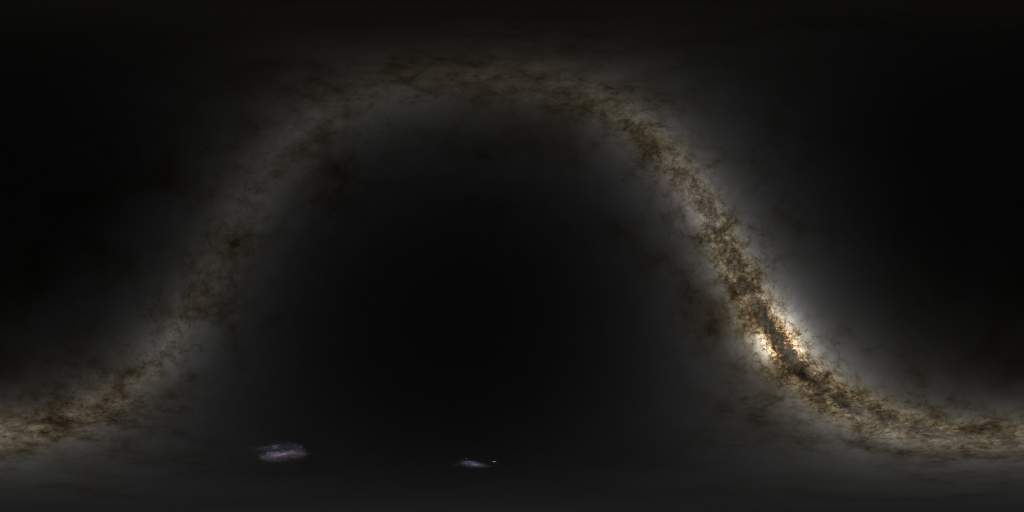
#> input picture assets/sky/delta_cephei.jpg, 2048 x 1024 px (shown at 1/2 size)
$ python -i prepare_textures.py   (imports and definitions only)
#> lines starting #> are read from the running program, lines starting #| are printed output that depends on the picture; after the words box and inside, x2 and y2 are one past the last pixel; in counts of white or black regions, pixels touching at a corner belong together
#> further down, picture is the input picture: PIL image 2048x1024 RGB; mean R, G, B 26.4, 25.5, 23.2
"""Downscale global surface maps to equirectangular textures for assets/textures/.

Sources and conventions are listed in assets/textures/SOURCES.md. Download the
originals there first, then:

    python prepare_textures.py <source_dir> <output_dir> [width]

Expected file names in <source_dir> (the default is 2048 px wide):
    PIA07782.jpg  -> jupiter.jpg
    world.200407.3x5400x2700.jpg -> earth.jpg
    lroc_color_poles_2k.tif      -> moon.jpg
    io.tif        -> io.jpg
    europa.tif    -> europa.jpg
    ganymede.tif  -> ganymede.jpg
    callisto.tif  -> callisto.jpg
    MI_170630_DLR_basemap_degrees.tif (from Cassini_DLR_Mimas.zip) -> mimas.jpg
    Enceladus_Cassini_ISS_Global_Mosaic_100m_HPF.tif -> enceladus.jpg
    Tethys_Cassini_mosaic_global_293m.tif            -> tethys.jpg
    Dione_Cassini_Voyager_mosaic_global_154m.tif     -> dione.jpg
    Rhea_Cassini_Voyager_mosaic_global_417m.tif      -> rhea.jpg
    Iapetus_Cassini_Voyager_mosaic_global_783m.tif   -> iapetus.jpg
    ura1vuu2.tif .. ura5vuu2.tif (JPL Solar System Simulator) -> ariel, umbriel,
                                                    titania, oberon, miranda.jpg
    Triton_Voyager2_ClrMosaic_GlobalFill_600m.tif    -> triton.jpg
    Pluto_NewHorizons_Global_Mosaic_300m_Jul2017_8bit.tif  -> pluto.jpg
    Charon_NewHorizons_Global_Mosaic_300m_Jul2017_8bit.tif -> charon.jpg
    Mercury_MESSENGER_mosaic_global_250m_2013.tif    -> mercury.jpg
    Mars_Viking_ClrMosaic_global_925m.tif            -> mars.jpg
    m1phobosm.fit (PDS SBN, Thomas shape models)     -> phobos.jpg
    amalcyl.jpg (PDS SBN, Stooke small bodies maps)  -> amalthea.jpg (tinted)
    Vesta_Dawn_FC_HAMO_Mosaic_Global_74ppd.tif       -> vesta.jpg
    Ceres_Dawn_FC_DLR_global_20ppd_Oct2015.tif       -> ceres.jpg
    m2deimosm.fit (PDS SBN, Thomas shape models)     -> deimos.jpg
    Venus_Magellan_C3-MDIR_Colorized_Global_Mosaic_4641m.tif -> venus.jpg
    Titan_ISS_P19658_Mosaic_Global_4km.tif           -> titan.jpg

Night lights (gray, 4096 px wide whatever the width argument):
    BlackMarble_2016_3km_gray.jpg (NASA Black Marble 2016) -> earth_night.jpg

Requires Pillow (and numpy for the night lights). The USGS mosaics are 100-200
MB GeoTIFFs (up to ~190 Mpx), so the decompression-bomb guard is disabled and
images are pre-reduced by an integer factor before the final Lanczos resize.
"""

import os
import sys

from PIL import Image, ImageChops, ImageFilter, ImageMath, ImageStat

Image.MAX_IMAGE_PIXELS = None

# (source, output, gap filling[, tint]): False for complete maps (filling would mistake
# genuinely dark pixels, e.g. polar ocean on Earth, for missing data), 'polar' for
# USGS mosaics with small polar gaps, 'unimaged' for maps with large unimaged
# areas (the Uranian moons' and Triton's northern hemispheres, Pluto and Charon
# south of ~30 S). ('unimaged', {...}) passes options to fill_unimaged: the
# Uranian maps have dark shading spikes along the limit and no genuinely black
# terrain, so everything darker than 40 counts as unimaged there.
MAPS = [
    ('PIA07782.jpg', 'jupiter.jpg', False),
    ('io.tif', 'io.jpg', 'polar'),
    ('europa.tif', 'europa.jpg', 'polar'),
    ('ganymede.tif', 'ganymede.jpg', 'polar'),
    ('callisto.tif', 'callisto.jpg', 'polar'),
    ('world.200407.3x5400x2700.jpg', 'earth.jpg', False),
    ('lroc_color_poles_2k.tif', 'moon.jpg', False),
    ('MI_170630_DLR_basemap_degrees.tif', 'mimas.jpg', 'polar'),
    ('Enceladus_Cassini_ISS_Global_Mosaic_100m_HPF.tif', 'enceladus.jpg', 'polar'),
    ('Tethys_Cassini_mosaic_global_293m.tif', 'tethys.jpg', 'polar'),
    ('Dione_Cassini_Voyager_mosaic_global_154m.tif', 'dione.jpg', 'polar'),
    ('Rhea_Cassini_Voyager_mosaic_global_417m.tif', 'rhea.jpg', 'polar'),
    ('Iapetus_Cassini_Voyager_mosaic_global_783m.tif', 'iapetus.jpg', 'polar'),
    ('ura1vuu2.tif', 'ariel.jpg', ('unimaged', {'max_value': 40})),
    ('ura2vuu2.tif', 'umbriel.jpg', ('unimaged', {'max_value': 40})),
    ('ura3vuu2.tif', 'titania.jpg', ('unimaged', {'max_value': 40})),
    ('ura4vuu2.tif', 'oberon.jpg', ('unimaged', {'max_value': 40})),
    ('ura5vuu2.tif', 'miranda.jpg', ('unimaged', {'max_value': 40})),
    ('Triton_Voyager2_ClrMosaic_GlobalFill_600m.tif', 'triton.jpg', 'unimaged'),
    ('Pluto_NewHorizons_Global_Mosaic_300m_Jul2017_8bit.tif', 'pluto.jpg', 'unimaged'),
    ('Charon_NewHorizons_Global_Mosaic_300m_Jul2017_8bit.tif', 'charon.jpg', 'unimaged'),
    ('Mercury_MESSENGER_mosaic_global_250m_2013.tif', 'mercury.jpg', 'polar'),
    ('Mars_Viking_ClrMosaic_global_925m.tif', 'mars.jpg', False),
    ('m1phobosm.fit', 'phobos.jpg', 'unimaged'),
    ('Vesta_Dawn_FC_HAMO_Mosaic_Global_74ppd.tif', 'vesta.jpg', False),
    ('Ceres_Dawn_FC_DLR_global_20ppd_Oct2015.tif', 'ceres.jpg', 'polar'),
    ('m2deimosm.fit', 'deimos.jpg', 'unimaged'),
    ('Venus_Magellan_C3-MDIR_Colorized_Global_Mosaic_4641m.tif', 'venus.jpg', False),
    ('Titan_ISS_P19658_Mosaic_Global_4km.tif', 'titan.jpg', False),
    # Stooke's airbrushed shaded relief of Amalthea (gray): tinted with the scene color.
    ('amalcyl.jpg', 'amalthea.jpg', False, '#9c5a43'),
]

# Maps of emitted light: (source, output, width).
LIGHT_MAPS = [
    ('BlackMarble_2016_3km_gray.jpg', 'earth_night.jpg', 4096),
]


# [32 lines left out: function fill_polar_gaps, not called in this run]


def fill_unimaged(img, max_value=2, rim=15, radius_fraction=0.02, blend=0.3):
    """Fills large no-data areas (pure black) with what is known nearby, fading
    into the map's mean brightness farther away, so that an unimaged hemisphere
    renders as a plain surface instead of a black cap. Normalized convolution:
    blur(image * mask) / blur(mask) is the local mean of the valid pixels."""
#> called with max_value = 2, rim = 15, radius_fraction = 0.02, blend = 0.3
    w, h = img.size
#> w = 2048; h = 1024
    mask = img.convert('L').point(lambda v: 255 if v > max_value else 0)
#> mask: PIL image 2048x1024 L; every value is 255
    # Close isolated black specks inside the imaged area (e.g. Pluto's dark
    # Cthulhu), then drop the dark, ragged rim along the limit of the imaging.
    mask = mask.filter(ImageFilter.MaxFilter(7)).filter(ImageFilter.MinFilter(7))
    mask = mask.filter(ImageFilter.MinFilter(rim))
    radius = max(2, int(w * radius_fraction))
#> radius = 40
    blurred_mask = mask.filter(ImageFilter.GaussianBlur(radius))
    mean = [int(round(v)) for v in ImageStat.Stat(img, mask).mean]
#> mean = [26, 25, 23]
    bands = []
    for band, m in zip(img.split(), mean):
        known = ImageChops.multiply(band, mask).filter(ImageFilter.GaussianBlur(radius))
        local = ImageMath.lambda_eval(
            lambda a: a['convert'](a['min'](a['k'] * 255 / a['max'](a['bm'], 1), 255), 'L'),
            k=known, bm=blurred_mask)
        # Weight of the local estimate: 1 where enough valid pixels are near, 0 far away.
        weight = blurred_mask.point(lambda v: min(255, int(v / blend)))
        bands.append(Image.composite(local, Image.new('L', (w, h), m), weight))
#> this loop made 3 passes
#> m on passes 1 to 3: 26, 25, 23
#> pass 1, in fill_unimaged, `known = ImageChops.multiply(band, mask).filter(ImageFilter.GaussianBlu..`:
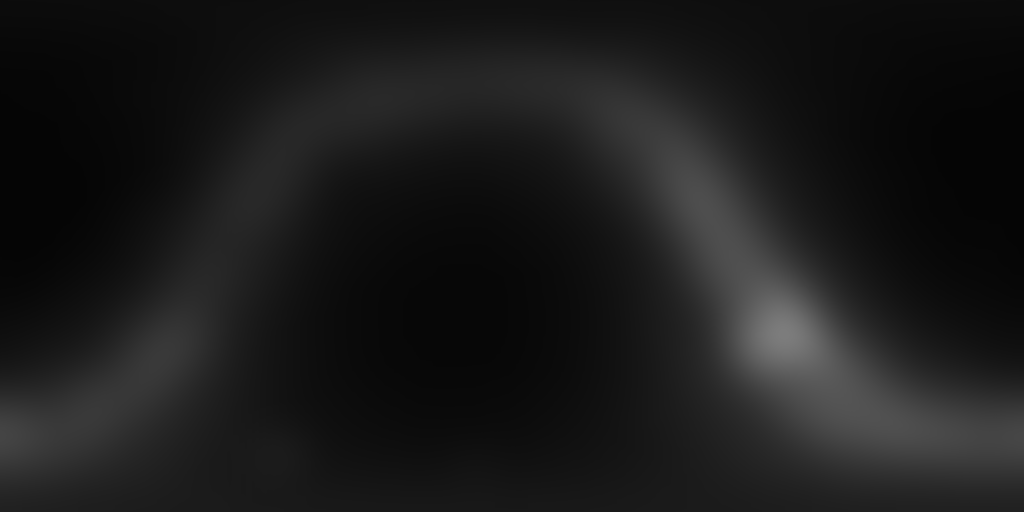
#> known: PIL image 2048x1024 L (shown at 1/2 size); min 5, max 124, mean 26.4
#> after the loop, bands = 3 items
    fill = Image.merge(img.mode, bands)
    seam = mask.filter(ImageFilter.GaussianBlur(2))
    filled = mask.histogram()[0]
#> filled = 0
    return Image.composite(img, fill, seam), filled


# [22 lines left out: function open_fits, not called in this run]


def srgb_to_linear(c):
    return c / 12.92 if c <= 0.04045 else ((c + 0.055) / 1.055) ** 2.4


def linear_to_srgb(c):
    c = min(max(c, 0.0), 1.0)
    return 12.92 * c if c <= 0.0031308 else 1.055 * c ** (1.0 / 2.4) - 0.055


# [74 lines left out: functions tint_gray, prepare, prepare_lights, main, not called in this run]


# [2 lines not run here, left out]

>>> from PIL import Image
>>> picture = Image.open('../../assets/sky/delta_cephei.jpg')
>>> result = fill_unimaged(picture)

$ run again, on assets/sky/kepler223.jpg
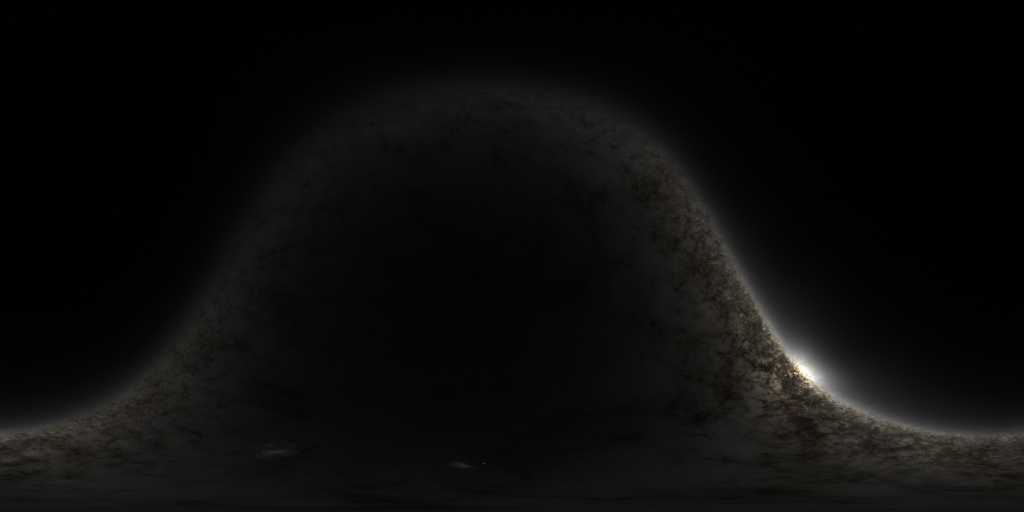
#> input picture assets/sky/kepler223.jpg, 2048 x 1024 px (shown at 1/2 size)
#> picture is the input picture: PIL image 2048x1024 RGB; mean R, G, B 11.9, 11.7, 10.9
#> in fill_unimaged, `mask = img.convert('L').point(lambda v: 255 if v > max_value else 0)`:
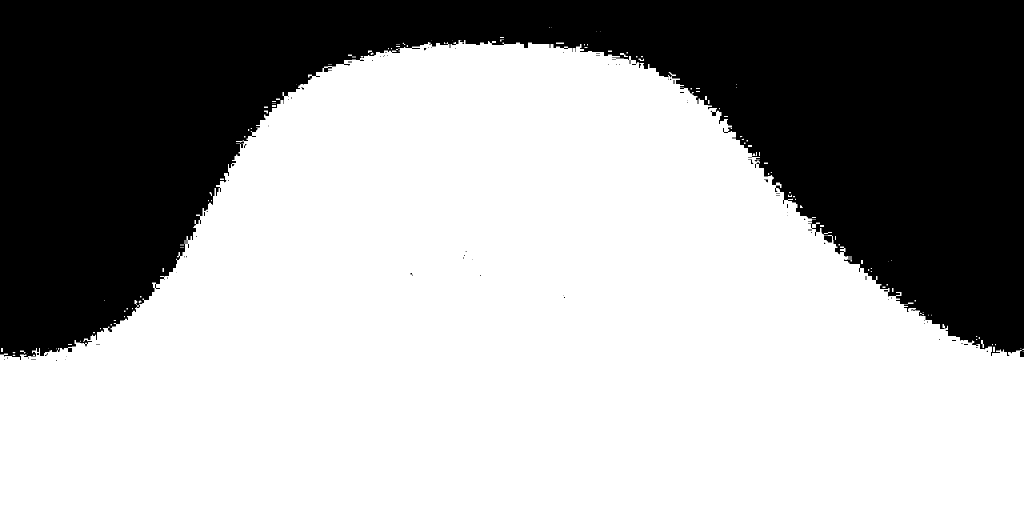
#> mask: PIL image 2048x1024 L (shown at 1/2 size); 65.1% white; 84 black regions (80 under 20 px), largest, box (x1, y1, x2, y2) and area: (0, 0, 2048, 720) 731517, (1496, 319, 1507, 328) 30, (1528, 359, 1536, 365) 25, (1768, 580, 1776, 583) 24
#> mean = [18, 18, 16]
#> the loop in fill_unimaged, `for band, m in zip(img.split(), mean):` made 3 passes
#> m on passes 1 to 3: 18, 18, 16
#> pass 1, in fill_unimaged, `weight = blurred_mask.point(lambda v: min(255, int(v / blend)))`:
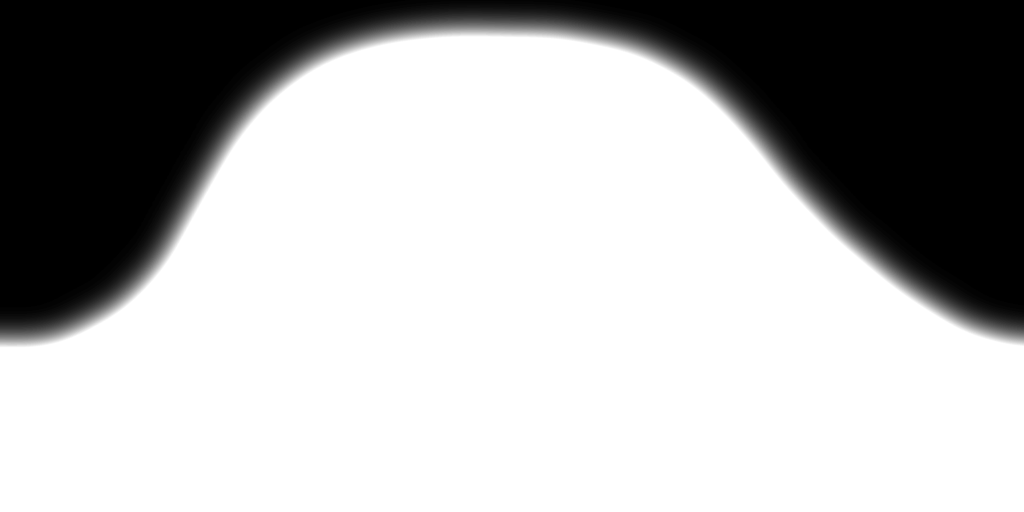
#> weight: PIL image 2048x1024 L (shown at 1/2 size); min 0, max 255, mean 177.7
#> after the loop in fill_unimaged, `for band, m in zip(img.split(), mean):`: bands = 3 items
#> filled = 754324

$ run again, on assets/sky/kepler47.jpg
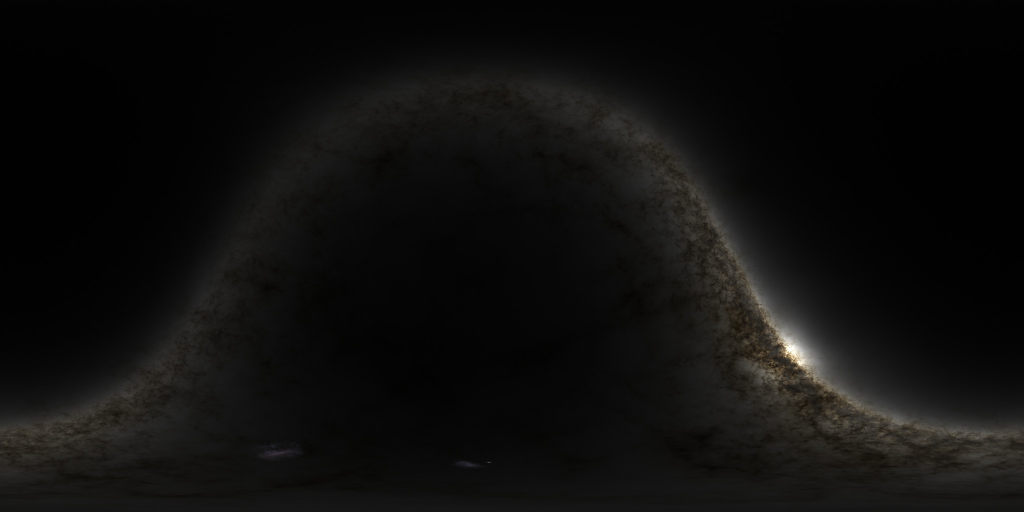
#> input picture assets/sky/kepler47.jpg, 2048 x 1024 px (shown at 1/2 size)
#> picture is the input picture: PIL image 2048x1024 RGB; mean R, G, B 14.6, 14.2, 13.2
#> in fill_unimaged, `mask = img.convert('L').point(lambda v: 255 if v > max_value else 0)`:
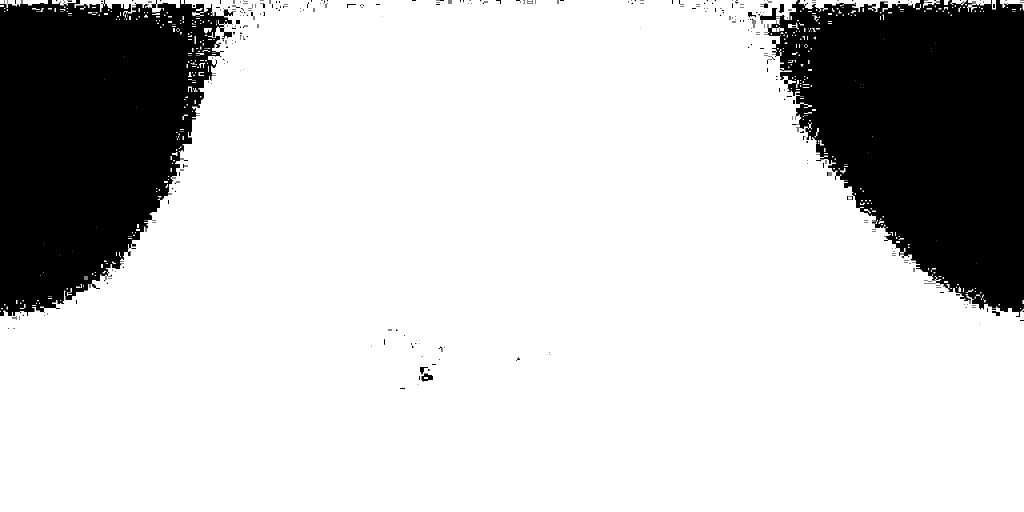
#> mask: PIL image 2048x1024 L (shown at 1/2 size); 79.6% white; 302 black regions (259 under 20 px), largest, box (x1, y1, x2, y2) and area: (1520, 0, 2048, 634) 219976, (0, 0, 472, 632) 203819, (843, 747, 866, 763) 235
#> mean = [18, 18, 16]
#> the loop in fill_unimaged, `for band, m in zip(img.split(), mean):` made 3 passes
#> m on passes 1 to 3: 18, 18, 16
#> pass 1, in fill_unimaged, `weight = blurred_mask.point(lambda v: min(255, int(v / blend)))`:
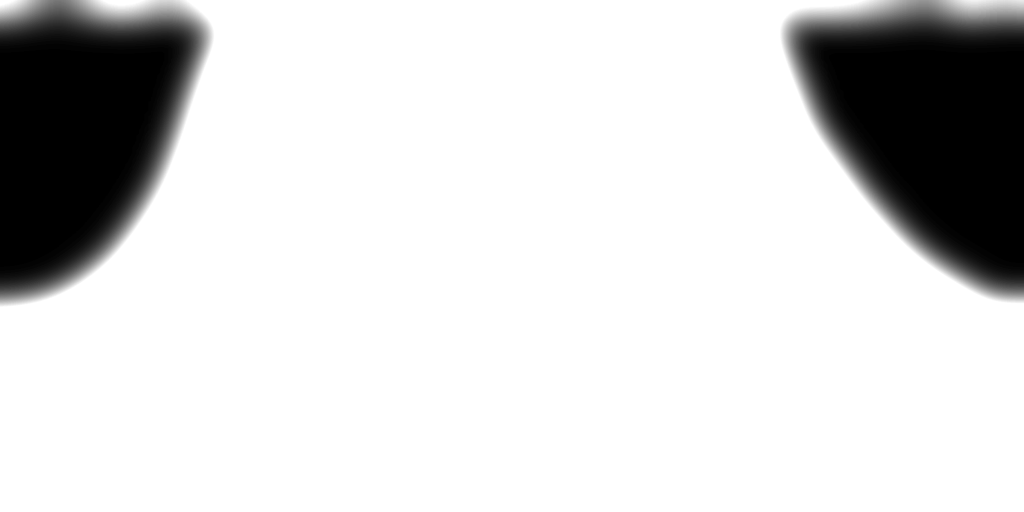
#> weight: PIL image 2048x1024 L (shown at 1/2 size); min 0, max 255, mean 213
#> after the loop in fill_unimaged, `for band, m in zip(img.split(), mean):`: bands = 3 items
#> filled = 457417
